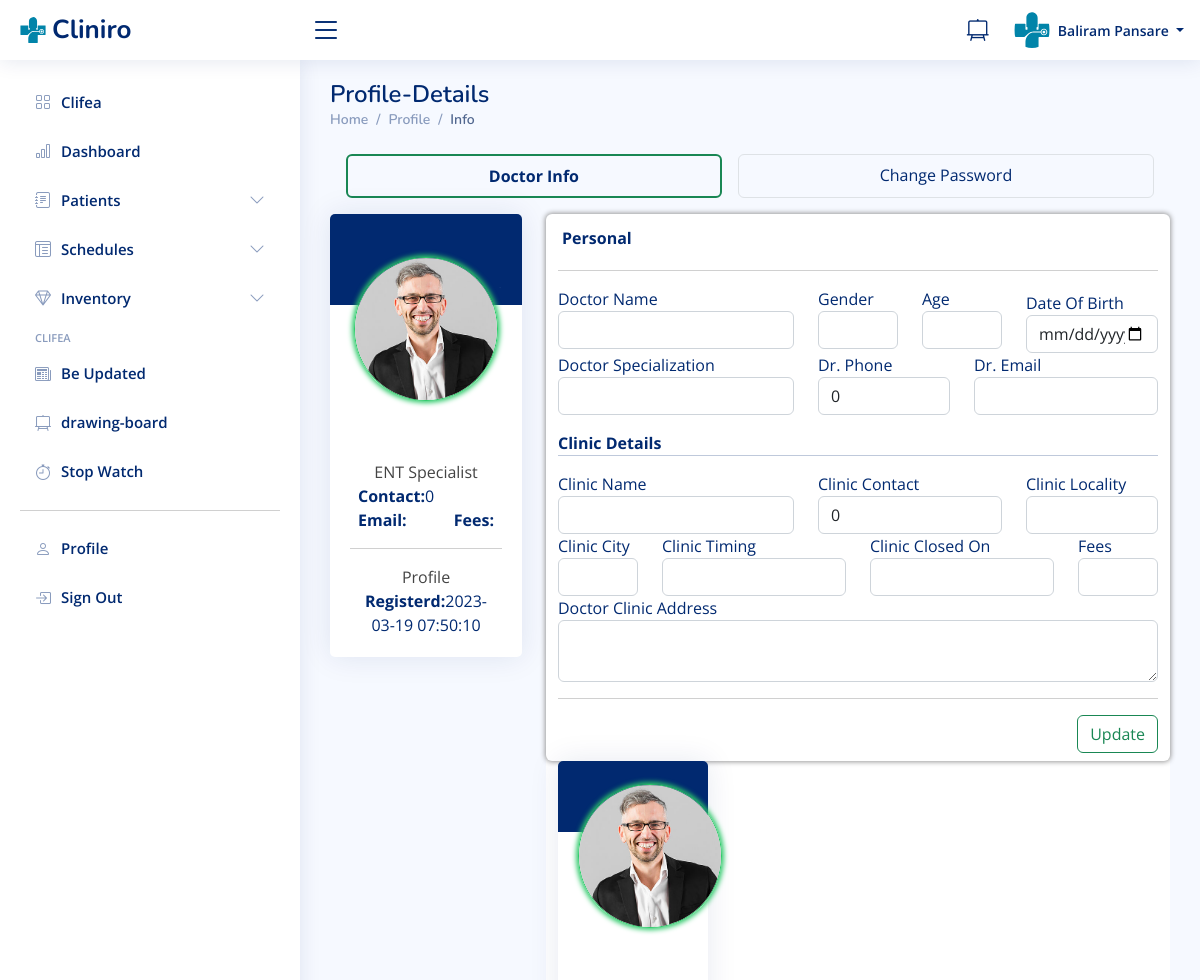
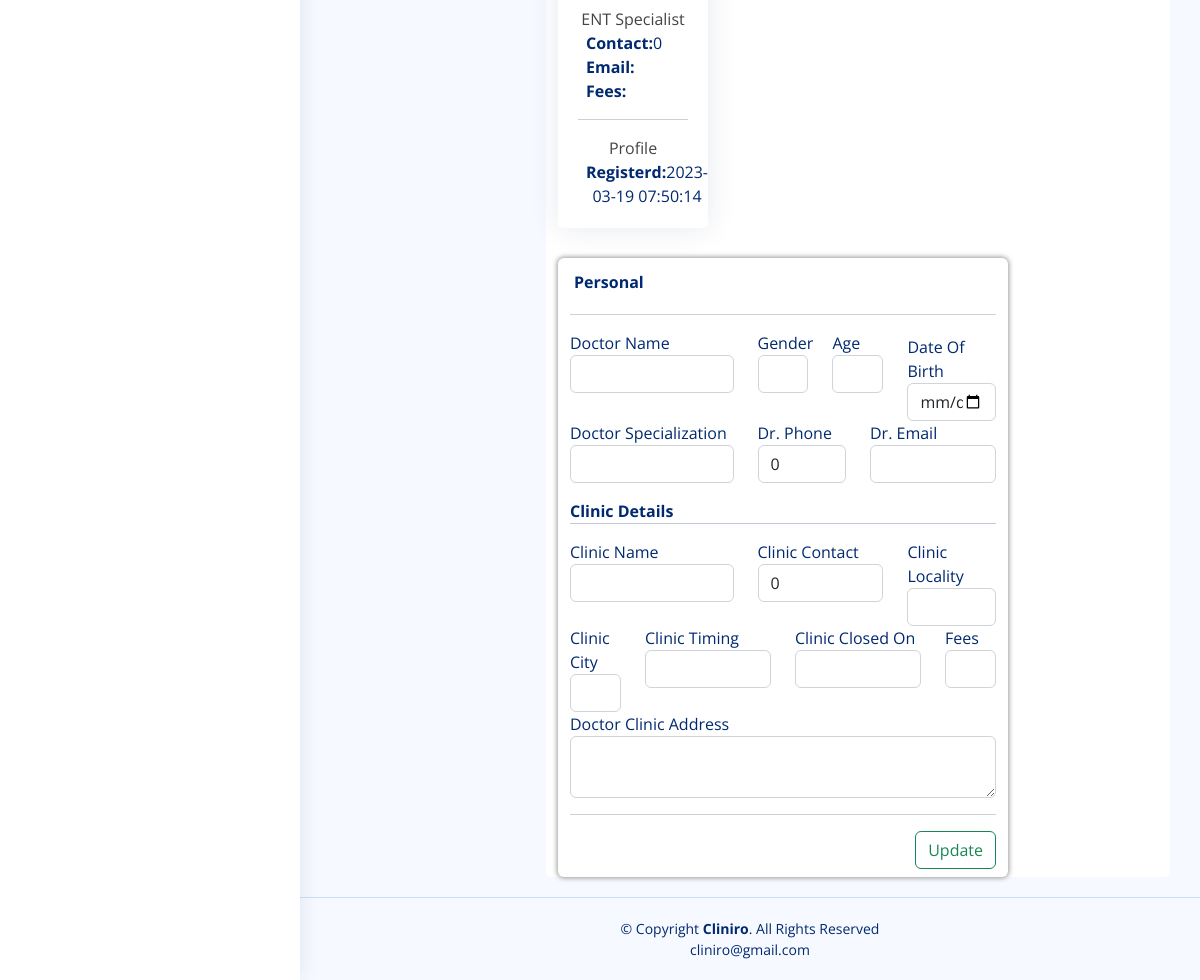
Screenshot of /doctor/doctor-profile.php (signed in) with the database file from the repository (2 pictures, top to bottom).
### tables this page shows
CREATE TABLE `doctors` (
  `id` int(11) NOT NULL,
  `specilization` varchar(255) DEFAULT NULL,
  `doctorName` varchar(255) DEFAULT NULL,
  `address` longtext DEFAULT NULL,
  `docFees` varchar(255) DEFAULT NULL,
  `contactno` bigint(11) DEFAULT NULL,
  `docEmail` varchar(255) DEFAULT NULL,
  `gender` text DEFAULT NULL,
  `age` varchar(20) DEFAULT NULL,
  `dob` varchar(50) DEFAULT NULL,
  `clinic_name` varchar(50) DEFAULT NULL,
  `clinic_contact` bigint(11) DEFAULT NULL,
  `clinic_timing` varchar(50) DEFAULT NULL,
  `closed` varchar(50) DEFAULT '-',
  `clinic_locality` varchar(50) DEFAULT NULL,
  `clinic_city` varchar(50) DEFAULT NULL,
  `password` varchar(255) DEFAULT NULL,
  `creationDate` timestamp NULL DEFAULT current_timestamp(),
  `updationDate` timestamp NULL DEFAULT NULL ON UPDATE current_timestamp()
);

### doctor/doctor-profile.php (the view, shortened to what this page needs)
<?php
include('include/config.php');
if(strlen($_SESSION['id']==0)) {
 header('location:doctorlogout.php');
  } else{
?>
<!DOCTYPE html>
<html lang="en">
<?php include('include/head.php');?>
<body>
<?php include('include/header.php');?>
<?php include('include/sidebar.php');?>
  <main class="main" id="main">
    <div class="pagetitle">
      <h1>Profile-Details</h1>
      <nav>
        <ol class="breadcrumb">
          <li class="breadcrumb-item"><a href="dashboard.php">Home</a></li>
          <li class="breadcrumb-item">Profile</li>
          <li class="breadcrumb-item active">Info</li>
        </ol>
      </nav>
    </div>
                    <section class="section">
<div class="d-flex flex-wrap text-center m-2 rounded" id="patient-nav">
  <a href="doctor-profile.php" class="p-2 flex-grow-1 border rounded m-2 border-success border-2  fw-bold">Doctor Info</a>
  <a href="doctor-change-password.php" class="p-2 flex-grow-1 border rounded m-2">Change Password</a>
</div>
<div class="row" >
    <?php
$did=$_SESSION['dlogin'];
$sql=mysqli_query($con,"select * from doctors where docEmail='$did'");
while($data=mysqli_fetch_array($sql))
{
?>
    <div class="col-md-4 col-lg-3">
      <div class="card">
        <div class="card-body text-center">
          <img class="avatar rounded-circle" src="../assets/img/messages-3.jpg" alt="patientpic">
          <div>
          <h4 class="card-title"><?php echo htmlentities($data['doctorName']);?></h4>
          <span>
              <?php $query=mysqli_query($con,"select specilization from doctors where id='".$_SESSION['id']."'");
            while($row=mysqli_fetch_array($query))
            {
	            echo $row['specilization'];
            }?> Specialist
              </span>
          </div>
          <div class="d-flex justify-content-between flex-wrap" id="form-subhead">
            <div class="px-2"> <b>Contact:</b><?php echo htmlentities($data['contactno']);?></div>
            <div class="px-2"> <b>Email:</b> <?php echo htmlentities($data['docEmail']);?></div>
            <div class="px-2"> <b>Fees:</b> <?php echo htmlentities($data['docFees']);?></div>
          </div>
          <div class="text-center">
            <hr>
            Profile
          </div>
            <div class="d-flex justify-content-between flex-wrap" id="form-subhead">
                <div class="px-2"> <b>Registerd:</b><?php echo htmlentities($data['creationDate']);?></div>
          </div>
        </div>
      </div>
   </div>
   <div class="col-md-8 col-lg-9">
    <div class="container rounded" id="patients-patients-cont">
    <form role="form" name="adddoc" method="post" onSubmit="return valid();">
                          <div class="row jumbotron box8 rounded py-2">
                            <div class="d-flex">
                              <div class="p-1 fw-bold" id="form-subhead">Personal</div>
                            </div>
                            <div class=" mt-0"><hr></div>
                            <div class="col-sm-5 form-group">
                            <label for="doctorname">Doctor Name</label>
                      <input type="text" name="docname" class="form-control" value="<?php echo htmlentities($data['doctorName']);?>" >
                            </div>
                            <div class="col-sm-2 form-group">
                                <label for="sex">Gender</label>
                                <select id="sex" name="docgender" class="form-control browser-default custom-select">
                                <option value="<?php echo htmlentities($data['gender']);?>">
					<?php echo htmlentities($data['gender']);?></option>
                                  <option value="male">Male</option>
                                </select>
                            </div>
                            <div class="col-sm-2 form-group">
                                <label for="docage">Age</label>
                                <input type="number" class="form-control" name="docage" value="<?php echo htmlentities($data['age']);?>">
                            </div>
                            <div class="col-sm-3 form-group mt-1">
                                <label for="Date">Date Of Birth</label>
                                <input type="Date" name="docdob" class="form-control" value="<?php echo htmlentities($data['dob']);?>">
                            </div>
                            <div class="col-sm-5 form-group">
															<label for="DoctorSpecialization">
																Doctor Specialization
															</label>
							                <select name="Doctorspecialization" class="form-control" required="required">
					<option value="<?php echo htmlentities($data['specilization']);?>">
					<?php echo htmlentities($data['specilization']);?></option>
<?php $ret=mysqli_query($con,"select * from doctorspecilization");
while($row=mysqli_fetch_array($ret))
{
?>
																<option value="<?php echo htmlentities($row['specilization']);?>">
																</option>
																<?php } ?>
															</select>
														</div>
                            <div class="col-sm-3 form-group">
                              <label for="phone">Dr. Phone</label>
                              <input type="text" class="form-control" name="doccontact" title="format 10 digits" pattern="[1-9]{1}[0-9]{9}" value="<?php echo htmlentities($data['contactno']);?>" required>
                            </div>
                            <div class="col-sm-4 form-group">
                              <label for="email">Dr. Email</label>
                              <input type="email" id="docemail" name="docemail" class="form-control"  value="<?php echo htmlentities($data['docEmail']);?>" required="true" onBlur="checkemailAvailability()" >
                           </div>
                            <div class="col-sm-12 mt-3 fw-bold" id="form-subhead">
                              Clinic Details <hr class="mt-0">
                            </div>
                            <div class="col-sm-5 form-group">
                              <label for="clinicname">Clinic Name</label>
                              <input type="text" class="form-control" name="clinicname" value="<?php echo htmlentities($data['clinic_name']);?>" required >
                            </div>
                            <div class="col-sm-4 form-group">
                              <label for="cliniccontact">Clinic Contact</label>
                              <input type="text" class="form-control" name="cliniccontact" title="format 10 digits" pattern="[1-9]{1}[0-9]{9}" value="<?php echo htmlentities($data['clinic_contact']);?>"  required>
                            </div>
                            <div class="col-sm-3 form-group">
                            <label for="cliniclocality">Clinic Locality</label>
                            <input type="text" class="form-control" name="cliniclocality" value="<?php echo htmlentities($data['clinic_locality']);?>"  required>
                          </div>
                          <div class="col-sm-2 form-group">
                            <label for="cliniccity">Clinic City</label>
                            <input type="text" class="form-control" name="cliniccity" value="<?php echo htmlentities($data['clinic_city']);?>"required>
                          </div>
                          <div class="col-sm-4 form-group">
                            <label for="clinictiming">Clinic Timing</label>
                            <input type="text" class="form-control" name="clinictiming" value="<?php echo htmlentities($data['clinic_timing']);?>" required>
                          </div>
                          <div class="col-sm-4 form-group">
                            <label for="closed">Clinic Closed On</label>
                            <input type="text" class="form-control" name="closed" value="<?php echo htmlentities($data['closed']);?>" required>
                          </div>
                            <div class="col-sm-2 form-group">
                              <label for="docfees">Fees</label>
                              <input type="text" class="form-control" name="docfees" value="<?php echo htmlentities($data['docFees']);?>"  required>
                            </div>
                            <div class="col-sm-12 form-group">
                            <label for="address">Doctor Clinic Address</label>
                            <textarea name="clinicaddress" class="form-control" required><?php echo htmlentities($data['address']);?></textarea>
													</div>
                            <div class="col-sm-12 form-group mt-3">
                              <hr class="mt-0">
                              <button type="submit" name="submit" id="submit" class="btn btn-outline-success float-end">Update</button>
                            </div>
                          </div>
                          <?php } ?>
                        </form>
      </div>
     </div>
   </div>
</section>
  </main>
  <?php include('include/footer.php');?>
</body>
</html>
<?php } ?>

### doctor/include/header.php (shortened to what this page needs)
<header id="header" class="header fixed-top d-flex align-items-center">
<div class="d-flex align-items-center justify-content-between">
  <a href="index.html" class="logo d-flex align-items-center">
    <img src="assets/img/logo.svg" alt="">
    <span class="d-none d-lg-block">Cliniro</span>
  </a>
  <i class="bi bi-list toggle-sidebar-btn"></i>
</div>
<nav class="header-nav ms-auto">
  <ul class="d-flex align-items-center">
    <li>
      <a class="nav-link nav-icon" href="scratchpad.php" target="_blank" >
        <i class="bi bi-easel2"></i>
      </a>
    </li>
    <li class="nav-item dropdown pe-3">
      <a class="nav-link nav-profile d-flex align-items-center pe-0" href="#" data-bs-toggle="dropdown">
        <img src="assets/img/logo copy.svg" alt="Profile" class="rounded-circle">
        <span class="d-none d-md-block dropdown-toggle ps-2">
        <?php $query=mysqli_query($con,"select doctorName from doctors where id='".$_SESSION['id']."'");
        while($row=mysqli_fetch_array($query))
        {
            echo $row['doctorName'];
        }?>
        </span>
      </a>
        </li>
      </ul>
</nav>
</header>

### doctor/assets/css/style.css (style rules this page uses)
:root { scroll-behavior: smooth; }
body { font-family: "Open Sans", sans-serif; background: #f6f9ff; color: #444444; }
a { color: #4154f1; text-decoration: none; }
h1, h2, h3, h4, h5, h6 { font-family: "Nunito", sans-serif; }
#main { margin-top: 60px; padding: 20px 30px; transition: all 0.3s; }
.pagetitle { margin-bottom: 10px; }
.pagetitle h1 { font-size: 24px; margin-bottom: 0; font-weight: 600; color: #012970; }
.card { margin-bottom: 30px; border: none; border-radius: 5px; box-shadow: 0px 0 30px rgba(1, 41, 112, 0.1); }
.card-title { padding: 20px 0 15px 0; font-size: 18px; font-weight: 500; color: #012970; font-family: "Poppins", sans-serif; }
.card-body { padding: 0 20px 20px 20px; }
.breadcrumb { font-size: 14px; font-family: "Nunito", sans-serif; color: #899bbd; font-weight: 600; }
.breadcrumb a { color: #899bbd; transition: 0.3s; }
.breadcrumb .breadcrumb-item::before { color: #899bbd; }
.breadcrumb .active { color: #51678f; font-weight: 600; }
.logo { line-height: 1; }
@media (min-width: 1200px) { .logo { width: 280px; } }
.logo img { max-height: 26px; margin-right: 6px; }
.logo span { font-size: 26px; font-weight: 700; color: #012970; font-family: "Nunito", sans-serif; }
.header { transition: all 0.5s; z-index: 997; height: 60px; box-shadow: 0px 2px 20px rgba(1, 41, 112, 0.1); background-color: #fff; padding-left: 20px; }
.header .toggle-sidebar-btn { font-size: 32px; padding-left: 10px; cursor: pointer; color: #012970; }
.header-nav ul { list-style: none; }
.header-nav>ul { margin: 0; padding: 0; }
.header-nav .nav-icon { font-size: 22px; color: #012970; margin-right: 25px; position: relative; }
.header-nav .nav-profile { color: #012970; }
.header-nav .nav-profile img { max-height: 36px; }
.header-nav .nav-profile span { font-size: 14px; font-weight: 600; }
@media (min-width: 1200px) { #main, #footer { margin-left: 300px; } }
.section { flex: 0 0 300px; min-height: 500px; }
button { cursor: pointer; }
.box8 { box-shadow: 0px 0px 5px 1px #999; }
#patients-patients-cont { background-color: white; }
#form-subhead { color: #012970; }
label { color: #012970; }
.avatar { border: 0.1rem solid #2eca6a; margin-top: -3rem; margin-bottom: 1rem; max-width: 9rem; box-shadow: 0px 0px 5px 2px #2eca6a; }
#patient-nav a { color: #012970 !important; }

### rows the page displays
doctors: doctorName "Baliram Pansare", specilization "ENT"
doctors: contactno "0", creationDate "2023-03-19 07:50:10", doccontact "0", cliniccontact "0"
doctors: contactno "0", creationDate "2023-03-19 07:50:14", doccontact "0", cliniccontact "0"
